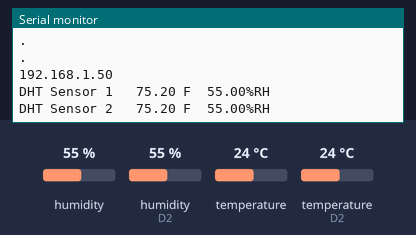
This sketch was run on a simulated ESP8266 (NodeMCU). On the bench: the last lines printed to the serial monitor. The inputs (shaded band) are chosen by the test bench; at power-on: humidity 55 %, humidity (sensor on D2) 55 %, temperature 24 °C, temperature (sensor on D2) 24 °C. WiFi joins after 1.5 s; servers stay silent unless stated.

Above: at 3.2 s.
3.3 s: humidity (sensor 0) set to 22 %
At 5.2 s:
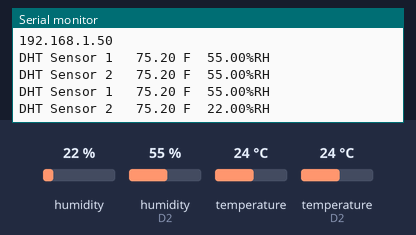
6.0 s: humidity (sensor on D2) set to 22 %
At 7.2 s:
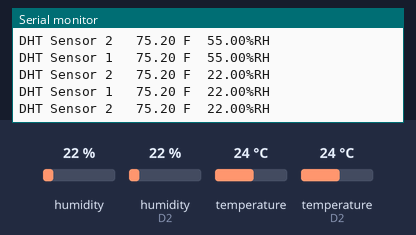
8.7 s: temperature (sensor 0) set to 12 °C
At 11.1 s:
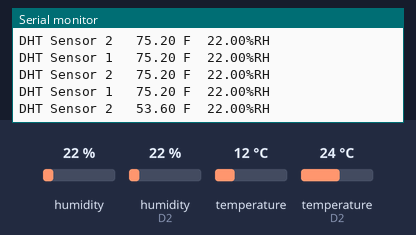
11.4 s: temperature (sensor on D2) set to 12 °C
At 13.4 s:
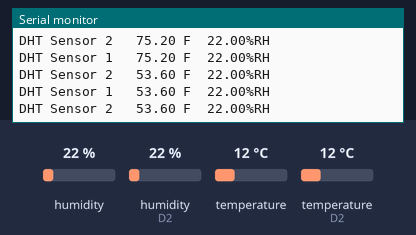
14.1 s: humidity (sensor 0) set to 40 %
At 15.5 s:
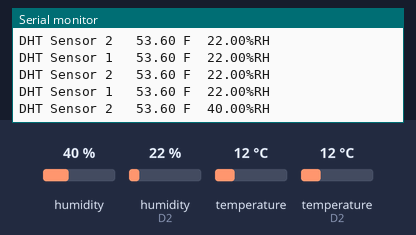
16.8 s: humidity (sensor on D2) set to 40 %
At 19.6 s:
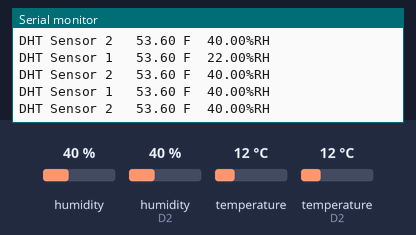
Timing chart, 0 to 20.5 s (numbered marks = the images above; inputs shaded):
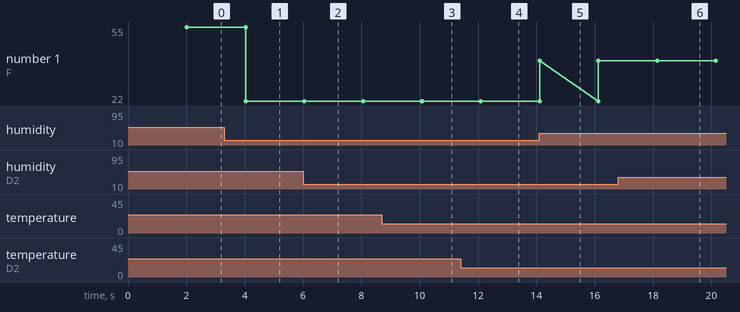

Measured:
- after the input at 3.3 s, the serial monitor: prints a new line after 0.73 s (image 1)
- after the input at 6.0 s, the serial monitor: prints a new line after 0.05 s (image 2)
- after the input at 8.7 s, the serial monitor: prints a new line after 1.4 s (image 3)
- after the input at 11.4 s, the serial monitor: prints a new line after 0.69 s (image 4)
- after the input at 14.1 s, the serial monitor: prints a new line at once (image 5)
- after the input at 16.8 s, the serial monitor: prints a new line after 1.3 s (image 6)
- plotted number 1: 55 → 22 after the input at 3.3 s, 22 → 40 after the input at 14.1 s

The sketch:

Updated_Dual_Sensor.ino
```cpp
// Import required libraries
#include <Arduino.h>
#include <ESP8266WiFi.h>
#include <Adafruit_Sensor.h>
#include <DHT.h>

DHT dht1(D2, DHT22);
DHT dht2(D3, DHT22);

float t1 = 0.0;
float h1 = 0.0;
float t2 = 0.0;
float h2 = 0.0;

void setup(){
  // Serial port for debugging purposes
  Serial.begin(9600);
  dht1.begin();
  dht2.begin();

  // Connect to Wi-Fi
  WiFi.begin("ASUS", "12345679");
  Serial.println("Connecting to WiFi");
  while (WiFi.status() != WL_CONNECTED) {
    delay(1000);
    Serial.println(".");
  }

  // Print ESP8266 Local IP Address
  Serial.println(WiFi.localIP());
}

void loop(){
  float t1 = dht1.readTemperature(true);
  float h1 = dht1.readHumidity();
  float t2 = dht2.readTemperature(true);
  float h2 = dht2.readHumidity();

  Serial.print("DHT Sensor 1   ");
  Serial.print(t1); Serial.print(" F  ");
  Serial.print(h1); Serial.print("%RH");
  Serial.println();
  Serial.print("DHT Sensor 2   ");
  Serial.print(t2); Serial.print(" F  ");
  Serial.print(h2); Serial.print("%RH");
  Serial.println();

delay(2000);
}
```
